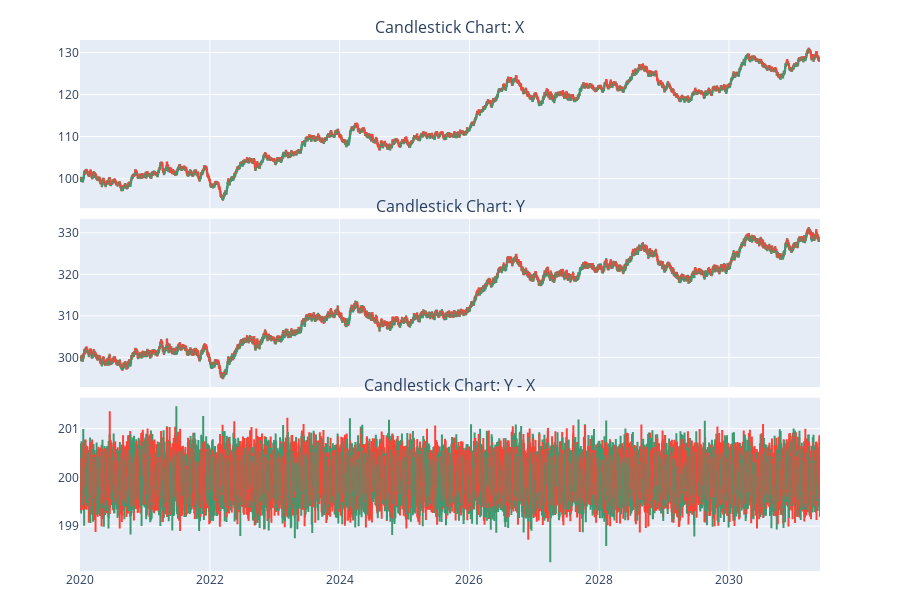

The code cell stored with this chart in its notebook:
### Code cell
fig = make_subplots(
    rows=3, cols=1,
    shared_xaxes=True,
    vertical_spacing=0.02,
    row_heights=[0.33, 0.33, 0.34],
    subplot_titles=["Candlestick Chart: X", "Candlestick Chart: Y", "Candlestick Chart: Y - X"]
)

# Row 1: X candlestick
fig.add_trace(go.Candlestick(
    x=df.index,
    open=x_o,
    high=x_h,
    low=x_l,
    close=x_c,
    name="X"
), row=1, col=1)

# Row 2: Y candlestick
fig.add_trace(go.Candlestick(
    x=df.index,
    open=y_o,
    high=y_h,
    low=y_l,
    close=y_c,
    name="Y"
), row=2, col=1)

# Row 3: Y - X candlestick
fig.add_trace(go.Candlestick(
    x=df.index,
    open=spread_o,
    high=spread_h,
    low=spread_l,
    close=spread_c,
    name="Y - X"
), row=3, col=1)

# Layout adjustments
fig.update_layout(
    height=600,
    xaxis_rangeslider_visible=False,   # Row 1
    xaxis2_rangeslider_visible=False,  # Row 2
    xaxis3_rangeslider_visible=False,  # Row 3
    showlegend=False,
    margin=dict(t=40, b=20)
)

fig.show()

### Figure 1 — Plotly figure (JSON) as saved in the notebook; plotly's stock layout.template omitted (floating-point values rounded to 4 significant figures; data arrays with more than 128 entries replaced by an {"elided": "..."} marker saying what was removed)
{"data": [{"close": {"elided": "4166 float values"}, "high": {"elided": "4166 float values"}, "low": {"elided": "4166 float values"}, "name": "X", "open": {"elided": "4166 float values"}, "type": "candlestick", "x": {"elided": "4166 str values"}, "xaxis": "x", "yaxis": "y"}, {"close": {"elided": "4166 float values"}, "high": {"elided": "4166 float values"}, "low": {"elided": "4166 float values"}, "name": "Y", "open": {"elided": "4166 float values"}, "type": "candlestick", "x": {"elided": "4166 str values"}, "xaxis": "x2", "yaxis": "y2"}, {"close": {"elided": "4166 float values"}, "high": {"elided": "4166 float values"}, "low": {"elided": "4166 float values"}, "name": "Y - X", "open": {"elided": "4166 float values"}, "type": "candlestick", "x": {"elided": "4166 str values"}, "xaxis": "x3", "yaxis": "y3"}], "layout": {"annotations": [{"font": {"size": 16}, "showarrow": false, "text": "Candlestick Chart: X", "x": 0.5, "xanchor": "center", "xref": "paper", "y": 1, "yanchor": "bottom", "yref": "paper"}, {"font": {"size": 16}, "showarrow": false, "text": "Candlestick Chart: Y", "x": 0.5, "xanchor": "center", "xref": "paper", "y": 0.6632, "yanchor": "bottom", "yref": "paper"}, {"font": {"size": 16}, "showarrow": false, "text": "Candlestick Chart: Y - X", "x": 0.5, "xanchor": "center", "xref": "paper", "y": 0.3264, "yanchor": "bottom", "yref": "paper"}], "height": 600, "margin": {"b": 20, "t": 40}, "showlegend": false, "xaxis": {"anchor": "y", "domain": [0, 1], "matches": "x3", "rangeslider": {"visible": false}, "showticklabels": false}, "xaxis2": {"anchor": "y2", "domain": [0, 1], "matches": "x3", "rangeslider": {"visible": false}, "showticklabels": false}, "xaxis3": {"anchor": "y3", "domain": [0, 1], "rangeslider": {"visible": false}}, "yaxis": {"anchor": "x", "domain": [0.6832, 1]}, "yaxis2": {"anchor": "x2", "domain": [0.3464, 0.6632]}, "yaxis3": {"anchor": "x3", "domain": [0, 0.3264]}}}
